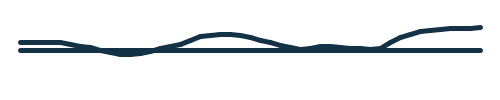
Frame 1 (no input)
Frame 60 (the mouse pressed at the canvas centre just before this capture): identical to frame 1, image omitted
Frame 120 (the mouse held since frame 60 and released just before this capture): identical to frame 1, image omitted

The Processing sketch that drew this single still picture (run headless with seeded random() and noise(); from frame 60 on, the mouse is pressed at the canvas centre):

// Processing sketch: random
// ── random.pde
void setup(){
  size(500, 100);
  background(255);
  strokeWeight(5);
  smooth();
  stroke(20, 50, 70);
  line(20, height/2, width-20, height/2);
  
  //randomLine();
  noiseLine();
}

void draw(){
  
}

void randomLine(){
  int step = 10;
  float lastX = -999;
  float lastY = -999;
  float y = 50;
  int borderX = 20;
  int borderY = 10;
  
  for(int x=borderX; x<=width-borderX; x+=step){
     y = borderY + random(height - 2*borderY);
     if(lastX > -999){
       line(x, y, lastX, lastY); 
     }
     lastX = x;
     lastY = y;
  }
}

void noiseLine(){
  int step = 10;
  float lastX = -999;
  float lastY = -999;
  float yNoise = random(10);
  float y;
  
  for(int x = 20; x <= 480; x += step){
    y = 10 + noise(yNoise) * 80;
    if(lastX > -999){
      line(x, y, lastX, lastY); 
    }
    lastX = x;
    lastY = y;
    yNoise += 0.05;
  }
}
